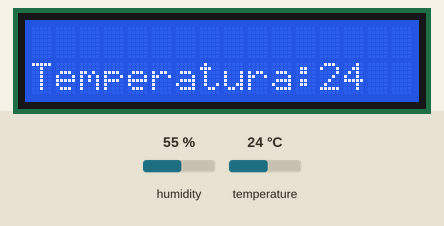
The sketch below on a simulated Arduino Mega 2560, built with avr-gcc and run on an emulated ATmega2560. Parts: 16×2 character LCD. Inputs (shaded band) come from the test bench; at power-on: temperature 24 °C, humidity 55 %.

Above: at 1.2 s.
1.3 s: temperature set to 12 °C
At 2.6 s:
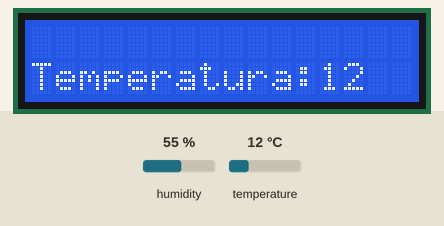
3.6 s: temperature set to 19 °C
At 5.0 s:
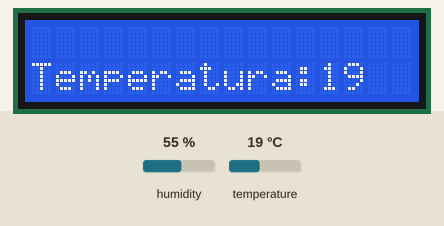
5.7 s: temperature set to 28 °C
At 7.4 s:
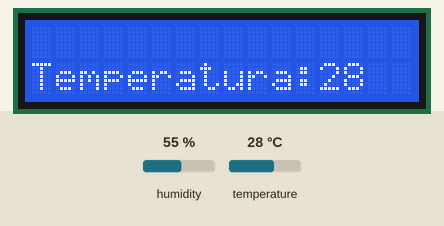
Timing chart, 0 to 8.9 s (numbered marks = the images above; inputs shaded):
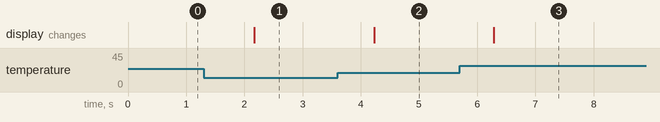

The sketch:

dht-lcd.ino
```cpp
#include <LiquidCrystal.h>
LiquidCrystal lcd(19,23,18,17,16,15);

#include "dht.h"
const int pino=22 ;
dht DHT;

void setup() {
  DHT.read11(pino);
  lcd.begin(16,2);
}
void loop() {
  DHT.read11(pino);
  lcd.clear();
  lcd.setCursor(0,0);
  Serial.print("Umidade: ");
  Serial.println(DHT.humidity);
  lcd.setCursor(0,1);
  lcd.print("Temperatura:");
  lcd.print(DHT.temperature, 0);
  delay(1000);
}
```

Measured:
- after the input at 1.3 s, the display: changes after 0.87 s (image 1)
- after the input at 3.6 s, the display: changes after 0.63 s (image 2)
- after the input at 5.7 s, the display: changes after 0.58 s (image 3)
